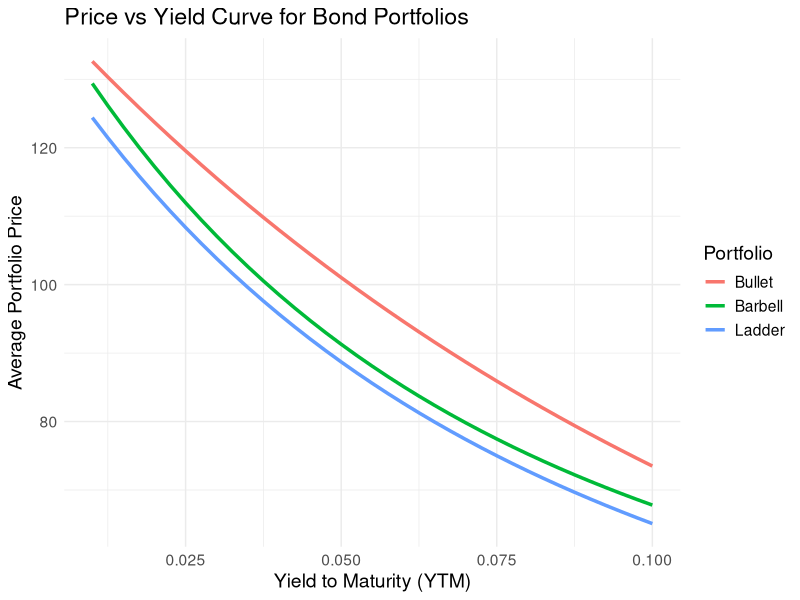
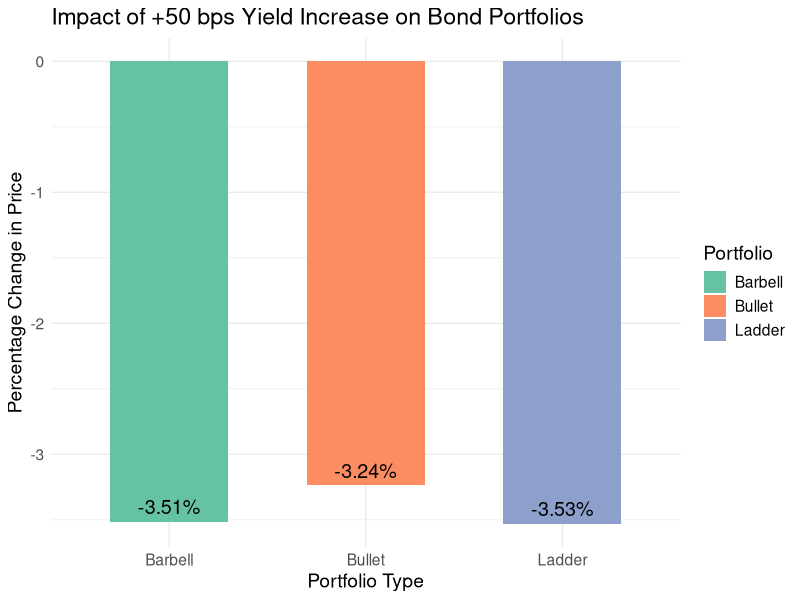

Source code (R) for these figures, in order:
# ==============================================================================
# Bullet, Barbell, and Ladder Bond Portfolios
# ------------------------------------------------------------------------------
# Constructs the three standard maturity-structure portfolios from a universe of
# bonds, computes duration and convexity for each, and prices them across a
# range of yields. A +50bp parallel shock is then applied to compare the three
# strategies' sensitivity to rate moves.
#
# Reads:  data/BondInformation.csv  (Issuer, Coupon, YTM, Maturity, Price,
#         Frequency)
# Produces: portfolio statistics table, price-vs-YTM plot, +50bp shock plot.
# ==============================================================================

library(dplyr)
library(lubridate)
library(ggplot2)
library(reshape2)

# ---- Load data ---------------------------------------------------------------
bond_data <- read.csv("../data/BondInformation.csv")
bond_data$Maturity <- as.Date(bond_data$Maturity, format = "%m/%d/%Y")
today <- Sys.Date()
bond_data$YearsToMaturity <- as.numeric(difftime(bond_data$Maturity, today,
                                                  units = "days")) / 365

# ---- Duration and convexity --------------------------------------------------
calculate_metrics <- function(price, coupon, ytm, maturity_years, freq = 2) {
  periods        <- round(maturity_years * freq)
  ytm_per_period <- ytm / freq
  coupon_payment <- coupon / freq * 100
  times          <- 1:periods
  cash_flows     <- rep(coupon_payment, periods)
  cash_flows[length(cash_flows)] <- cash_flows[length(cash_flows)] + 100

  pv_factors    <- 1 / (1 + ytm_per_period) ^ times
  pv_cash_flows <- cash_flows * pv_factors

  duration  <- sum(times * pv_cash_flows) / sum(pv_cash_flows) / freq
  convexity <- sum(pv_cash_flows * times * (times + 1)) /
               ((1 + ytm_per_period)^2 * sum(pv_cash_flows)) / freq^2

  c(Duration = duration, Convexity = convexity)
}

metrics <- mapply(calculate_metrics,
                  price          = bond_data$Price,
                  coupon         = bond_data$Coupon,
                  ytm            = bond_data$YTM,
                  maturity_years = bond_data$YearsToMaturity,
                  freq           = bond_data$Frequency)

bond_data$Duration  <- metrics["Duration", ]
bond_data$Convexity <- metrics["Convexity", ]

# ---- Portfolio construction --------------------------------------------------
# Bullet: bonds concentrated around the median maturity
median_maturity <- median(bond_data$YearsToMaturity)
bullet <- bond_data %>% filter(abs(YearsToMaturity - median_maturity) < 2)

# Barbell: short- and long-maturity ends, nothing in the middle
barbell <- bond_data %>%
  filter(YearsToMaturity < quantile(YearsToMaturity, 0.3) |
         YearsToMaturity > quantile(YearsToMaturity, 0.7))

# Ladder: equally spaced maturities across the universe
ladder <- bond_data %>% arrange(YearsToMaturity)
ladder <- ladder[round(seq(1, nrow(ladder), length.out = 5)), ]

portfolio_stats <- function(portfolio) {
  weights   <- rep(1 / nrow(portfolio), nrow(portfolio))
  duration  <- sum(weights * portfolio$Duration)
  convexity <- sum(weights * portfolio$Convexity)
  c(Duration = duration, Convexity = convexity)
}

portfolio_results <- data.frame(
  Portfolio = c("Bullet", "Barbell", "Ladder"),
  Duration  = c(portfolio_stats(bullet)["Duration"],
                portfolio_stats(barbell)["Duration"],
                portfolio_stats(ladder)["Duration"]),
  Convexity = c(portfolio_stats(bullet)["Convexity"],
                portfolio_stats(barbell)["Convexity"],
                portfolio_stats(ladder)["Convexity"])
)
print("Portfolio Statistics:")
print(portfolio_results)

# ---- Price vs yield ----------------------------------------------------------
price_bond <- function(coupon, maturity, ytm, freq = 2) {
  periods        <- round(maturity * freq)
  ytm_per_period <- ytm / freq
  coupon_payment <- coupon / freq * 100
  times          <- 1:periods
  cash_flows     <- rep(coupon_payment, periods)
  cash_flows[length(cash_flows)] <- cash_flows[length(cash_flows)] + 100
  pv_factors <- 1 / (1 + ytm_per_period) ^ times
  sum(cash_flows * pv_factors)
}

portfolio_price <- function(portfolio, new_ytm) {
  prices <- mapply(price_bond,
                   coupon   = portfolio$Coupon,
                   maturity = portfolio$YearsToMaturity,
                   ytm      = new_ytm,
                   freq     = portfolio$Frequency)
  mean(prices)
}

ytm_range   <- seq(0.01, 0.10, by = 0.0025)
price_curve <- data.frame(
  YTM     = ytm_range,
  Bullet  = sapply(ytm_range, function(y) portfolio_price(bullet,  y)),
  Barbell = sapply(ytm_range, function(y) portfolio_price(barbell, y)),
  Ladder  = sapply(ytm_range, function(y) portfolio_price(ladder,  y))
)

price_curve_long <- melt(price_curve, id.vars = "YTM")

ggplot(price_curve_long, aes(x = YTM, y = value, color = variable)) +
  geom_line(linewidth = 1.2) +
  labs(title = "Price vs Yield Curve for Bond Portfolios",
       x = "Yield to Maturity (YTM)",
       y = "Average Portfolio Price",
       color = "Portfolio") +
  theme_minimal() +
  theme(text = element_text(size = 14))

# ---- +50bp parallel shock ----------------------------------------------------
shock_up    <- 0.005
current_ytm <- mean(bond_data$YTM)

price_impact <- data.frame(
  Portfolio    = c("Bullet", "Barbell", "Ladder"),
  Price_Before = c(portfolio_price(bullet,  current_ytm),
                   portfolio_price(barbell, current_ytm),
                   portfolio_price(ladder,  current_ytm)),
  Price_After  = c(portfolio_price(bullet,  current_ytm + shock_up),
                   portfolio_price(barbell, current_ytm + shock_up),
                   portfolio_price(ladder,  current_ytm + shock_up))
)

price_impact$Pct_Change <- 100 *
  (price_impact$Price_After - price_impact$Price_Before) /
  price_impact$Price_Before

print("Price Impact from +50bps Yield Shock:")
print(price_impact)

ggplot(price_impact, aes(x = Portfolio, y = Pct_Change, fill = Portfolio)) +
  geom_bar(stat = "identity", width = 0.6) +
  geom_text(aes(label = sprintf("%.2f%%", Pct_Change)), vjust = -0.5, size = 5) +
  labs(title = "Impact of +50 bps Yield Increase on Bond Portfolios",
       x = "Portfolio Type", y = "Percentage Change in Price") +
  theme_minimal() +
  theme(text = element_text(size = 14)) +
  scale_fill_brewer(palette = "Set2", name = "Portfolio")
